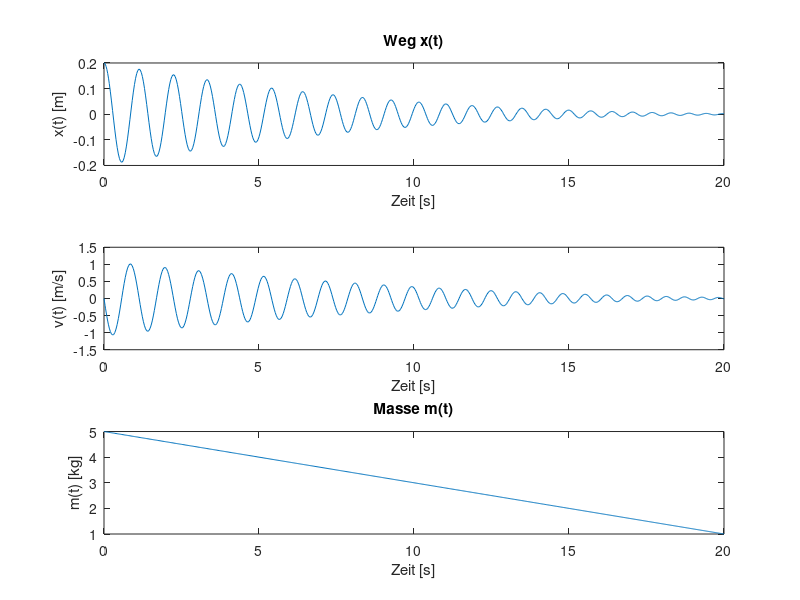

Recreate this plot in MATLAB.
% Parameter
c = 150;
d = 1;

% Zeitbereich
tspan = [0 20];

% Anfangsbedingungen: x(0)=0.2, xdot(0)=0
x0 = [0.2; 0];

% Differentialgleichungssystem
f = @(t, y) [
    y(2);
    -(1 / (5 - 0.2 * t)) * (c * y(1) + d * y(2))
];

% Numerische Lösung
[t, y] = ode45(f, tspan, x0);

% Masseverlauf
m = 5 - 0.2 * t;

% Ergebnisse plotten
figure;
subplot(3,1,1);
plot(t, y(:,1));
title('Weg x(t)');
xlabel('Zeit [s]');
ylabel('x(t) [m]');

subplot(3,1,2);
plot(t, y(:,2));
% title('Geschwindigkeit \dot{x}(t)');
xlabel('Zeit [s]');
ylabel('v(t) [m/s]');

subplot(3,1,3);
plot(t, m);
title('Masse m(t)');
xlabel('Zeit [s]');
ylabel('m(t) [kg]');
